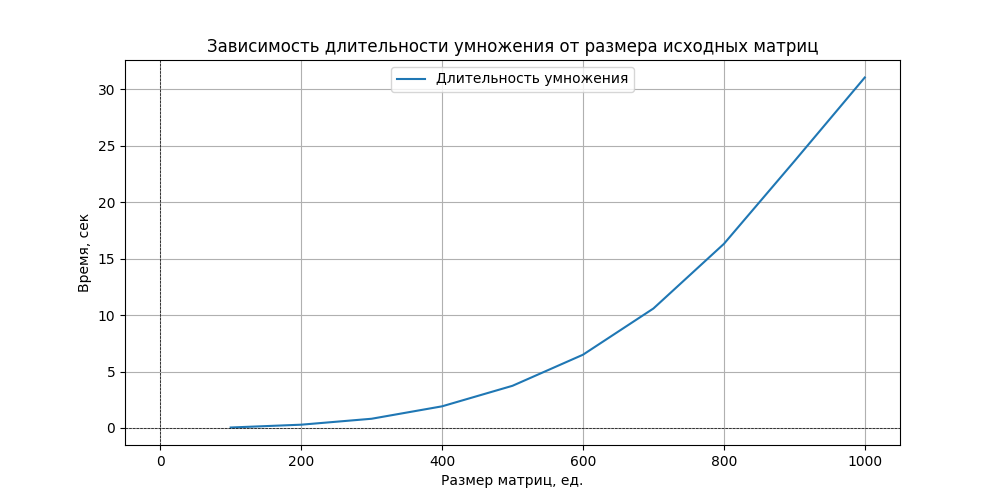

Recreate this plot in Python.
import numpy as np
import matplotlib.pyplot as plt


def read_stats(filename):
    x_values = []
    y_values = []
    try:
        with open(filename, 'r') as file:
            for line in file:
                line = line.strip()
                if line:
                    x, y = map(float, line.split(','))
                    x_values.append(x)
                    y_values.append(y)
    except FileNotFoundError:
        print(f"Ошибка: Файл '{filename}' не найден.")
    except ValueError:
        print("Ошибка: Неверный формат данных в файле.")
    
    return x_values, y_values

def plot_function(x, y):
    plt.figure(figsize=(10, 5))
    plt.plot(x, y, label="Длительность умножения")
    plt.title("Зависимость длительности умножения от размера исходных матриц")
    plt.xlabel("Размер матриц, ед.")
    plt.ylabel("Время, сек")
    plt.axhline(0, color='black', linewidth=0.5, ls='--')
    plt.axvline(0, color='black', linewidth=0.5, ls='--')
    plt.grid()
    plt.legend()
    plt.savefig("ParallelProgramming\stats.png")
    plt.show()
 